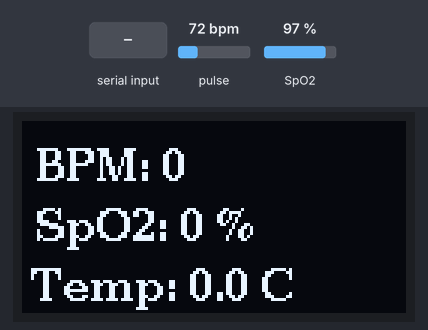
A sketch run on a simulated Arduino Mega 2560, built with avr-gcc and run on an emulated ATmega2560. On the bench: 128×64 one-colour display. The test bench sets the inputs (shaded band); at power-on: pulse 72 bpm, SpO2 97 %. What the sketch prints to the serial monitor is not drawn.

Above: at 4.4 s.
4.5 s: pulse set to 42 bpm
At 6.9 s:
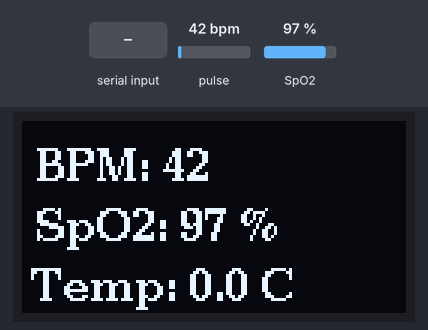
7.8 s: "90,45\n" received over the second serial link
At 10.5 s:
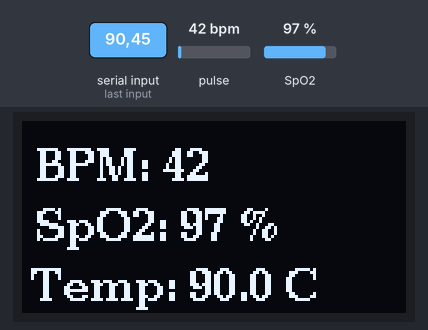
10.8 s: SpO2 set to 80 %
At 12.8 s:
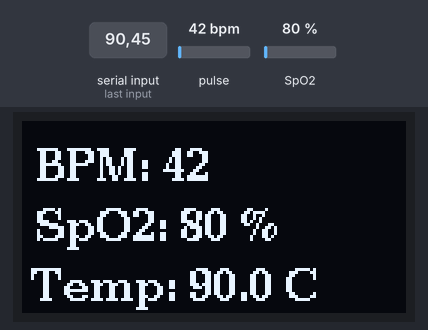
13.8 s: "30,150\n" received over the second serial link
At 16.3 s:
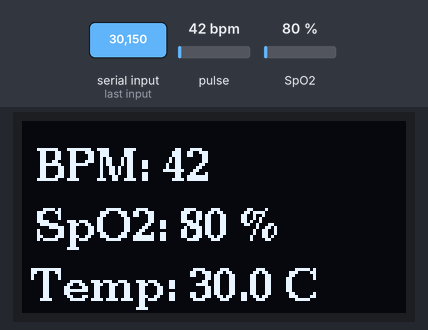
16.8 s: pulse set to 70 bpm
At 18.6 s:
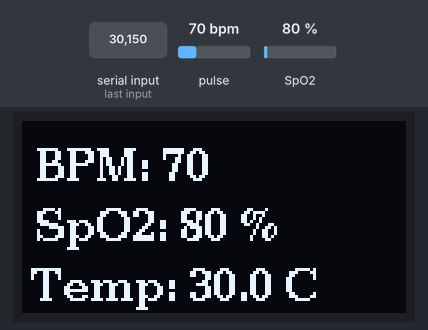
19.8 s: SpO2 set to 85 %
At 22.1 s:
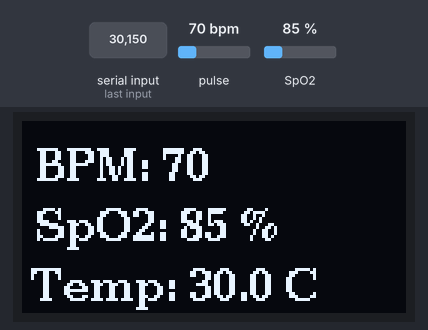
Timing chart, 0 to 23.6 s (numbered marks = the images above; inputs shaded):
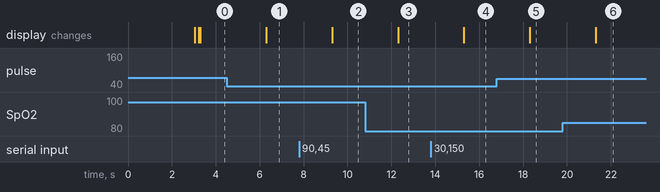

Measured:
- after the input at 4.5 s, the display: changes after 1.8 s (image 1)
- after the input at 7.8 s, the display: changes after 1.5 s (image 2)
- after the input at 10.8 s, the display: changes after 1.5 s (image 3)
- after the input at 13.8 s, the display: changes after 1.5 s (image 4)
- after the input at 16.8 s, the display: changes after 1.5 s (image 5)
- after the input at 19.8 s, the display: changes after 1.5 s (image 6)

The sketch:

VitalSigns.ino
```cpp
#include <Wire.h>
#include <U8g2lib.h>
#include "MAX30100_PulseOximeter.h"

#define REPORTING_PERIOD_MS 3000

#define SOUND_HIGH_TEMP   1  // 000.mp3
#define SOUND_LOW_PULSE   2  // 001.mp3
#define SOUND_LOW_TEMP    3  // 002.mp3
#define SOUND_HIGH_PULSE  4  // 003.mp3

PulseOximeter pox;
uint32_t tsLastReport = 0;

U8G2_SSD1306_128X64_NONAME_F_HW_I2C u8g2(U8G2_R0, U8X8_PIN_NONE);

String tempStr = "";
float temperature = 0;

int lowBpmCount = 0, highBpmCount = 0;
int lowTempCount = 0, highTempCount = 0;

bool lowBpmSent = false, highBpmSent = false;
bool lowTempSent = false, highTempSent = false;

void setup() {
  delay(3000);
  Serial.begin(9600);
  Serial1.begin(9600);
  Serial2.begin(9600);

  Wire.begin();
  Wire.setClock(25000);

  u8g2.begin();
  delay(100);
  displayMessage("Initializing...");

  if (!pox.begin()) {
    displayMessage("Sensor Fail!");
    while (1);
  }

  displayMessage("Ready");
}

void readTemperature() {
  while (Serial1.available() > 0) {
    char c = Serial1.read();
    if (c == '\n') {
      temperature = tempStr.toFloat();
      tempStr = "";
    } else {
      tempStr += c;
    }
  }
}

void loop() {
  pox.update();
  readTemperature();

  if (millis() - tsLastReport > REPORTING_PERIOD_MS) {
    tsLastReport = millis();

    float bpm = pox.getHeartRate();
    float spo2 = pox.getSpO2();

    u8g2.clearBuffer();
    u8g2.setFont(u8g2_font_ncenB10_tr);
    u8g2.setCursor(5, 20); u8g2.print("BPM: "); u8g2.print(bpm, 0);
    u8g2.setCursor(5, 40); u8g2.print("SpO2: "); u8g2.print(spo2, 0); u8g2.print(" %");
    u8g2.setCursor(3, 60); u8g2.print("Temp: "); u8g2.print(temperature, 1); u8g2.print(" C");
    u8g2.sendBuffer();

    if (bpm > 0 && spo2 > 0) {
      if (bpm < 50) {
        lowBpmCount++;
        highBpmCount = 0;
        if (lowBpmCount >= 3 && !lowBpmSent) {
          Serial.println("LOW_PULSE");
          playSound(SOUND_LOW_PULSE);
          lowBpmSent = true;
          highBpmSent = false;
        }
      } else if (bpm > 100) {
        highBpmCount++;
        lowBpmCount = 0;
        if (highBpmCount >= 3 && !highBpmSent) {
          Serial.println("HIGH_PULSE");
          playSound(SOUND_HIGH_PULSE);
          highBpmSent = true;
          lowBpmSent = false;
        }
      } else {
        lowBpmCount = highBpmCount = 0;
        lowBpmSent = highBpmSent = false;
      }
    }

    if (temperature > 0) {
      if (temperature < 18.0) {
        lowTempCount++;
        highTempCount = 0;
        if (lowTempCount >= 3 && !lowTempSent) {
          Serial.println("LOW_TEMP");
          playSound(SOUND_LOW_TEMP);
          lowTempSent = true;
          highTempSent = false;
        }
      } else if (temperature > 38.0) {
        highTempCount++;
        lowTempCount = 0;
        if (highTempCount >= 3 && !highTempSent) {
          Serial.println("HIGH_TEMP");
          playSound(SOUND_HIGH_TEMP);
          highTempSent = true;
          lowTempSent = false;
        }
      } else {
        lowTempCount = highTempCount = 0;
        lowTempSent = highTempSent = false;
      }
    }
  }
}

void playSound(uint8_t soundType) {
  switch (soundType) {
    case SOUND_HIGH_TEMP:
      sendCommand(0x03, 1);
      break;
    case SOUND_LOW_PULSE:
      sendCommand(0x03, 2);
      break;
    case SOUND_LOW_TEMP:
      sendCommand(0x03, 3);
      break;
    case SOUND_HIGH_PULSE:
      sendCommand(0x03, 4);
      break;
    default:
      break;
  }
}

void sendCommand(uint8_t command, uint16_t parameter) {
  uint8_t commandLine[10] = {0x7E, 0xFF, 0x06, command, 0x00,
                             (uint8_t)(parameter >> 8), (uint8_t)(parameter & 0xFF),
                             0x00, 0x00, 0xEF};

  uint16_t checksum = 0;
  for (int i = 1; i < 7; i++) {
    checksum += commandLine[i];
  }
  checksum = 0 - checksum;

  commandLine[7] = (uint8_t)(checksum >> 8);
  commandLine[8] = (uint8_t)(checksum & 0xFF);

  for (int i = 0; i < 10; i++) {
    Serial2.write(commandLine[i]);
  }
}

void displayMessage(const char* msg) {
  u8g2.clearBuffer();
  u8g2.setFont(u8g2_font_ncenB10_tr);
  u8g2.drawStr(10, 30, msg);
  u8g2.sendBuffer();
}
```
